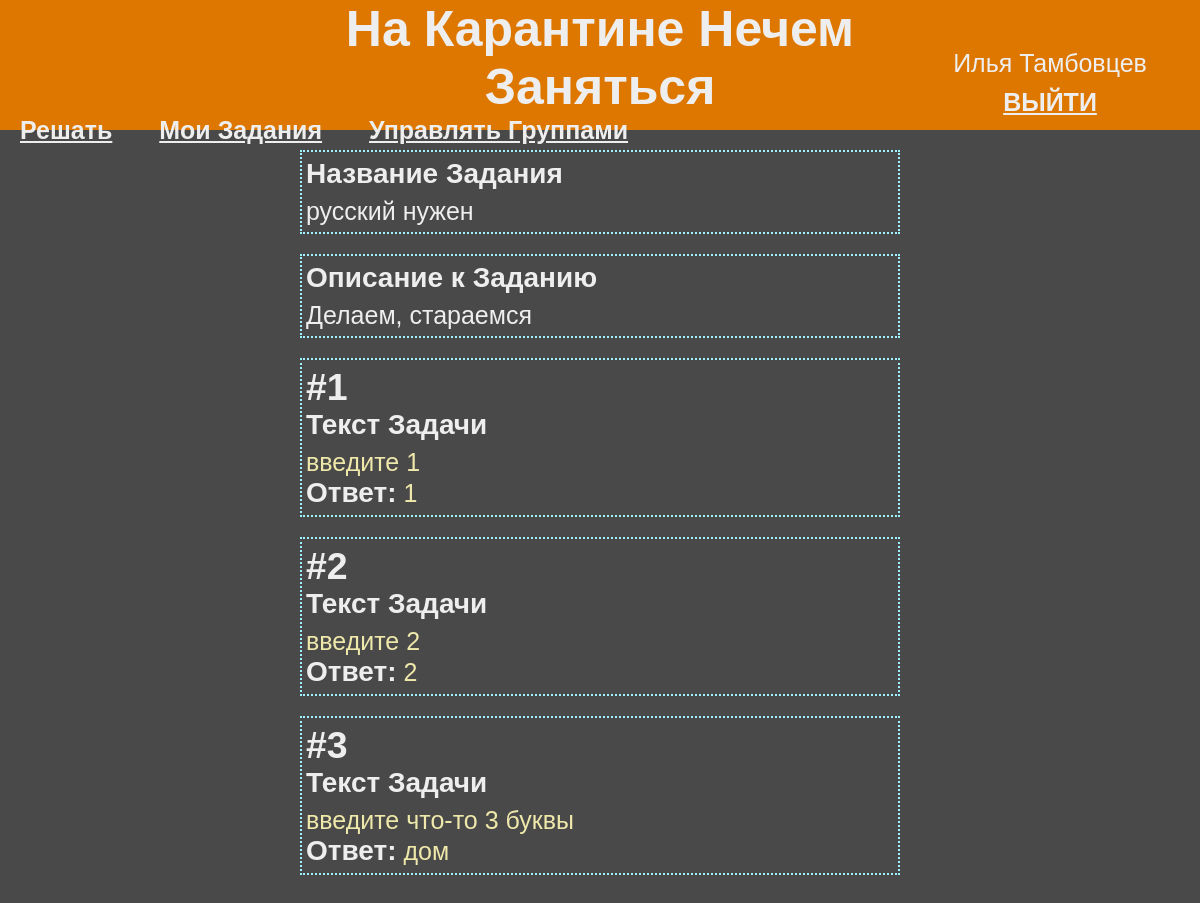
The app's page /correct/1 (signed in) with its own data.
### data/user.py (models this page shows, shortened)
class User(UserMixin, SerializerMixin, SqlAlchemyBase):
    __tablename__ = "users"
    id = sa.Column(sa.Integer,
                   primary_key=True,
                   autoincrement=True)
    name = sa.Column(sa.String)
    surname = sa.Column(sa.String)
    email = sa.Column(sa.String,
                      index=True,
                      unique=True)
    hashed_password = sa.Column(sa.String)
    tasks = sa.orm.relationship("Task",
                                backref="user",
                                lazy="subquery")
    solutions = sa.orm.relationship("Solution",
                                    backref="user",
                                    lazy="subquery")
    deadlines = sa.orm.relationship("Deadline",
                                    backref="user",
                                    lazy="subquery")
    @property
    def full_name(self):
        return " ".join([self.name, self.surname])

### data/task.py (models this page shows, shortened)
class Task(SqlAlchemyBase, SerializerMixin):
    __tablename__ = "tasks"
    id = sa.Column(sa.Integer,
                   primary_key=True,
                   autoincrement=True)
    name = sa.Column(sa.String, default="Задание Без Названия")
    created_time = sa.Column(sa.DateTime,
                             default=datetime.datetime.now)
    description = sa.Column(sa.String, default="""Описания нет :-( <br/>
                                                  Должно быть вы знаете, что делать""")
    user_id = sa.Column(sa.Integer, sa.ForeignKey("users.id"))
    deadlines = sa.orm.relationship("Deadline",
                                    backref="task",
                                    lazy="subquery")
    problems = sa.orm.relationship("Problem",
                                    backref="task",
                                    lazy="subquery")

### data/problem.py (models this page shows)
class Problem(SqlAlchemyBase, SerializerMixin):
    __tablename__ = "problems"
    id = sa.Column(sa.Integer,
                   primary_key=True,
                   autoincrement=True)
    text = sa.Column(sa.String)
    answer = sa.Column(sa.String)
    task_id = sa.Column(sa.Integer, sa.ForeignKey("tasks.id"))

### main.py (the view)
@app.route("/correct/<int:task_id>")
def correct(task_id):
    sql = db.create_session()
    task = sql.query(db.Task).get(task_id)
    task_data = task.to_dict(only=("name", "description"))
    problems = [p.to_dict(only=("id", "text", "answer")) for p in task.problems]
    solution = get_present(current_user.solutions, lambda s: s.deadline.task_id == task_id)
    if solution is not None:
        solution = solution.to_dict(only=("percentage", "mistakes"))
    sql.close()
    return render_template("correct.html", data=task_data, problems=problems, solution=solution)

### data/db_session.py (called while the page is built)
def create_session() -> Session:
    global __factory
    return __factory()

### main.py (called while the page is built)
@login_manager.user_loader
def load_user(user_id):
    sql = db.create_session()
    return sql.query(db.User).get(user_id)

def get_present(data, func):
    return next(filter(func, data), None)

### templates/correct.html (shortened to what this page needs)
{% extends "/j2/base.j2" %}
{% block head %}
<link rel="stylesheet" type="text/css" href="/static/css/taskNgroup.css">
<link rel="stylesheet" type="text/css" href="/static/css/manageTask.css">
{% endblock %}
{% block body_content %}
	<form class="baseform" method="post">
		<div class="container">
			<div class="item">
				<label class="itemTitle">Название Задания</label>
				<label class="current">{{ data['name'] }}</label>
			</div>
			<div class="item">
				<label class="itemTitle">Описание к Заданию</label>
				<label class="current">{{ data['description']|safe }}</label>
			</div>
			{% if problems|length() != 0 %}
				<div id="problems" class="container">
					{% for p in problems %}
						<div class="item">
							<h2>#{{ loop.index }}</h2>
							<label class="itemTitle">Текст Задачи</label>
							<p class="current para highlight">
								{{ p['text']|safe }}
							</p>
							<div class="ans">
								<label class="itemTitle">Ответ:</label>
								<label class="current highlight">{{ p['answer'] }}</label>
							</div>
						</div>
					{% endfor %}
				</div>
			{% else %}
				<div id="problems" class="container"></div>
				<div class="container">
					<h5 class="listEmpty">Задач нет</h5>
				</div>
			{% endif %}
		</div>
	</form>
{% endblock %}

### templates/j2/base.j2 (shortened to what this page needs)
<!DOCTYPE html>
<html lang="en" dir="ltr">
<head>
    <link rel="stylesheet" type="text/css" href="/static/css/master.css">
    {% block head %}{% endblock %}
</head>
<body>
    <header id="base_header">
        <h1 id="headline">На Карантине Нечем Заняться</h1>
        {% if current_user.is_authenticated %}
            <nav id="session">
                    <p id="username">{{ current_user.full_name }}</p>
                    <a id="logout" href="/logout">ВЫЙТИ</a>
            </nav>
            <nav id="links">
                <a href="/">Решать</a>
                <a href="/usertasks">Мои Задания</a>
                <a href="/usergroups">Управлять Группами</a>
            </nav>
        {% endif %}
    </header>
    {% block body_content %}{% endblock %}
</body>
</html>

### static/css/master.css (style rules this page uses)
* { margin: 0; padding: 0; box-sizing: border-box; }
body { background-color: #494949; font-family: sans-serif; color: #eeeeee; font-size: 25px; margin-bottom: 40vh }
a { color: inherit; font-weight: bold; }
.container { display: flex; flex-direction: column; align-items: center; width: 100%; }
#base_header { height: 130px; margin-bottom: 20px; background-color: #de7700; display: grid; grid-template-columns: 1fr 2fr 1fr; grid-template-rows: 2fr 1fr; grid-template-areas: ". headline session" "links links session"; }
#headline { grid-area: headline; text-align: center; }
#session { grid-area: session; display: flex; flex-direction: column; align-items: center; justify-content: center; }
#username { padding-bottom: 10px; }
#links { grid-area: links; padding-bottom: 20px; }
#links a { margin: 0 20px; }
.highlight { color: palegoldenrod; }

### static/css/taskNgroup.css (style rules this page uses)
.item { display: flex; flex-direction: column; align-items: flex-start; width: 65%; margin-bottom: 20px; border: 2px dotted #9ef2ff; padding: 6px 4px; }
.itemTitle { font-weight: bold; font-size: 28px; }
.current { margin-top: 7px; }

### static/css/manageTask.css (style rules this page uses)
.ans { display: inline-block; }
.item { width: 50%; }

### records on screen
User: full_name "Илья Тамбовцев"
Task: name "русский нужен", description "Делаем, стараемся"
Problem: text "введите 1", answer "1"
Problem: text "введите 2", answer "2"
Problem: text "введите что-то 3 буквы", answer "дом"
